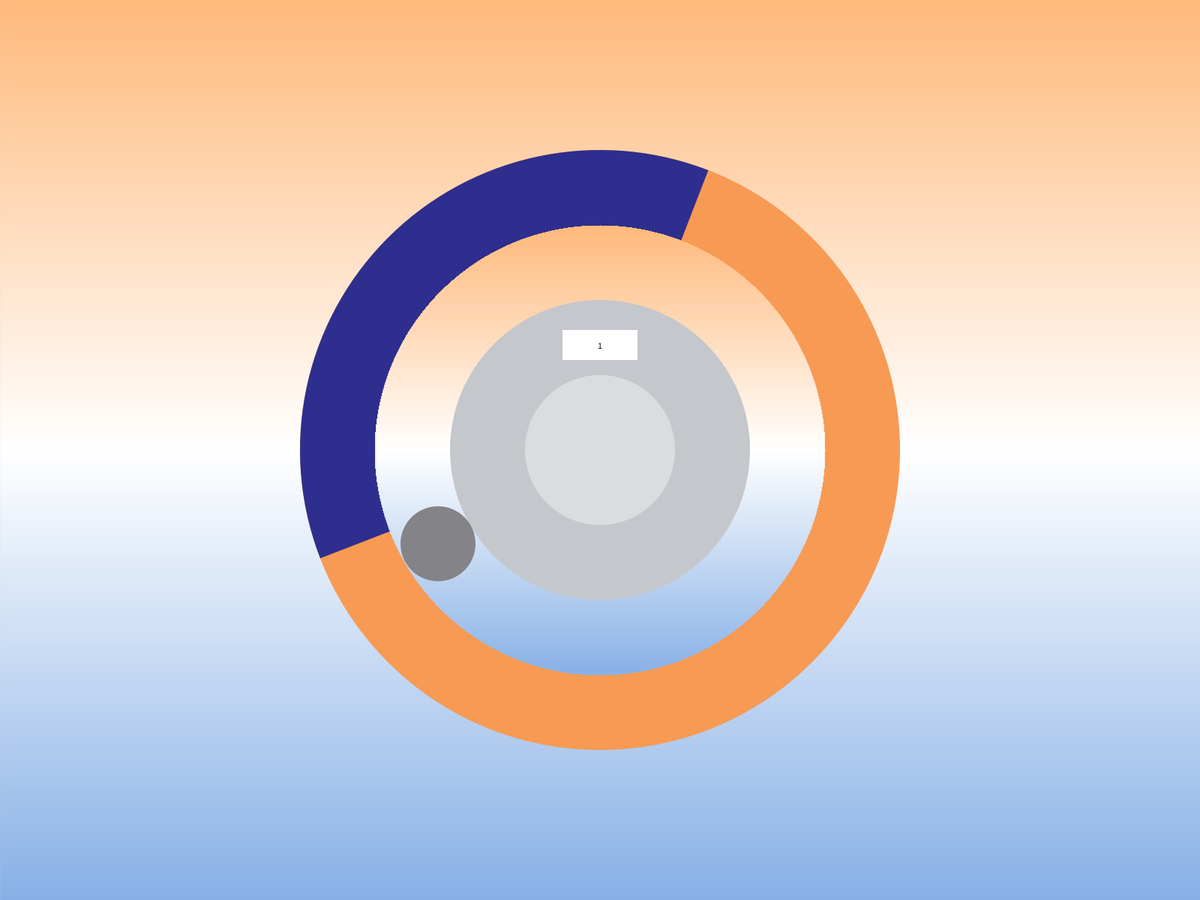
Frame 1 (no input)
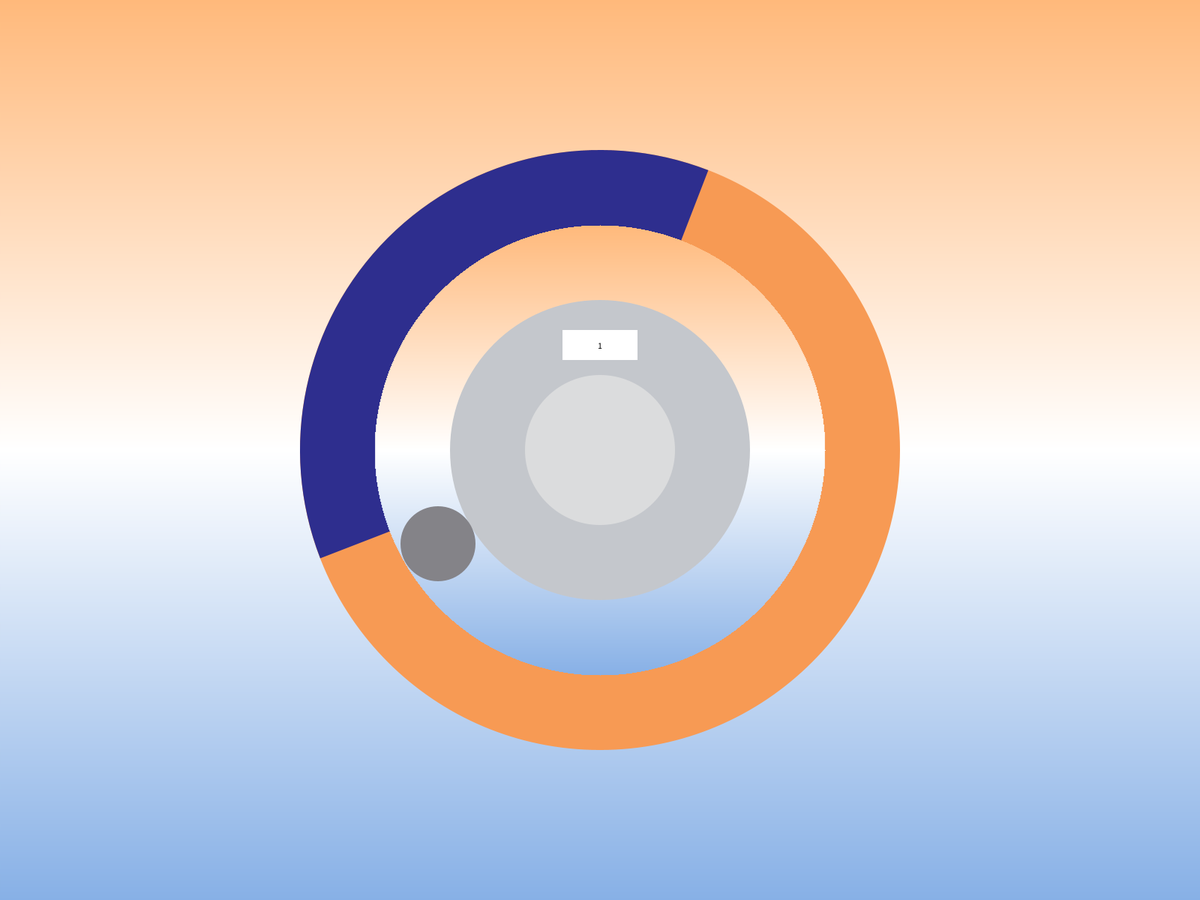
Frame 60 (the mouse pressed at the canvas centre just before this capture)
Frame 120 (the mouse held since frame 60 and released just before this capture): identical to frame 60, image omitted

The Processing sketch that drew these frames (run headless with seeded random() and noise(); from frame 60 on, the mouse is pressed at the canvas centre):

// Processing sketch: history_fullrotate
// ── history_fullrotate.pde
int centerX, centerY; // 圆心位置
int outerRadius = 400; // 外圆半径
int innerRadius = 300; // 内圆半径
int menuRadius = 200; // menu圆半径
int switchRadius = 100; // switch圆半径
int buttonRadius = 50; // 按钮半径
float angle; // 当前角度
float startAngle = 150 * (PI / 180); // 扫过区域的起始角度
float endAngle = 150 * (PI / 180); // 扫过区域的结束角度
boolean isDragging = false; // 标记是否正在拖动按钮
float sectorAngle; // 扇形的角度
int counter = 1; // 初始化计数器
float lastButtonAngle = 0; // 记录上一次按钮的角度
float totalRotation = 0; // 跟踪按钮的总旋转角度
boolean hasCompletedCircle = false; // 标记是否完成了一整圈


void setup() {
  fullScreen(); // 设置窗口大小
  centerX = width / 2;
  centerY = height / 2;
  float initialAngle = 150 * (PI / 180); // 七点钟方向的角度，转换为弧度
  angle = initialAngle; // 设置初始角度为七点钟方向
  sectorAngle = random(100 * (PI / 180), 150 * (PI / 180)); // 初始化扇形角度为100至150度
}

void draw() {
  drawGradientBackground(); // 绘制渐变背景
  drawRings();
  drawButton();
  drawWhiteRectangle(centerX, centerY-140);
  drawWhiteRectangleWithCounter(centerX, centerY-140); // 绘制带有计数器的长方形
}

// 自定义函数绘制橙色到白色再到蓝色的渐变背景
void drawGradientBackground() {
  for (int i = 0; i < height; i++) {
    float inter;
    int c;

    if (i < height / 2) {
      // 从橙色渐变到白色
      inter = map(i, 0, height / 2, 0, 1);
      c = lerpColor(color(255, 185, 123), color(255), inter);
    } else {
      // 从白色渐变到蓝色
      inter = map(i, height / 2, height, 0, 1);
      c = lerpColor(color(255), color(135, 176, 230), inter);
    }

    stroke(c);
    line(0, i, width, i);
  }
}

void drawRings() {
  fill(247,154,84); // 设置外圆颜色
  noStroke();
  ellipse(centerX, centerY, outerRadius * 2, outerRadius * 2); // 绘制外圆
  drawRandomConcentricSector();
  drawInnerCircleLinearGradient(centerX, centerY, innerRadius);
  
  fill(196,199,204); // 设置menu圆颜色
  noStroke();
  ellipse(centerX, centerY, menuRadius * 2, menuRadius * 2); // 绘制menu圆
  
  fill(219,220,221); // 设置switch圆颜色
  noStroke();
  ellipse(centerX, centerY, switchRadius * 2, switchRadius * 2); // 绘制switch圆
  
}

void drawInnerCircleLinearGradient(int cx, int cy, int radius) {
  noFill();
  for (int y = cy - radius; y <= cy + radius; y++) {
    float inter = map(y, cy - radius, cy + radius, 0, 1);
    int c;
    if (y < cy) { // 上半部分：从橙色渐变到白色
      c = lerpColor(color(255, 185, 123), color(255), map(y, cy - radius, cy, 0, 1));
    } else { // 下半部分：从白色渐变到蓝色
      c = lerpColor(color(255), color(135, 176, 230), map(y, cy, cy + radius, 0, 1));
    }
    stroke(c);

    // 计算该y坐标下，线条的起始和结束x坐标
    float dx = sqrt(sq(radius) - sq(cy - y));
    line(cx - dx, y, cx + dx, y);
  }
}

void drawConcentricSector() {
  fill(46, 46, 142); // 设置扇形的颜色（例如红色）
  noStroke(); // 设置扇形边框的颜色
  strokeWeight(2); // 设置边框粗细
  arc(centerX, centerY, outerRadius * 2, outerRadius * 2, 150 * (PI / 180), 300 * (PI / 180), PIE);
}

void drawButton() {
  // 计算按钮在内圆与menu圆之间的位置
  float midRadius = (innerRadius + menuRadius) / 2;
  int x = centerX + int(cos(angle) * midRadius);
  int y = centerY + int(sin(angle) * midRadius);
  checkCompleteCircle();
  fill(132,131,136); // 设置按钮颜色为灰色
  ellipse(x, y, buttonRadius * 2, buttonRadius * 2); // 绘制按钮
}

void checkCompleteCircle() {
  float angleDiff = angle - lastButtonAngle;
  if (angleDiff < -PI) {
    angleDiff += TWO_PI;
  } else if (angleDiff > PI) {
    angleDiff -= TWO_PI;
  }

  totalRotation += angleDiff;

  // 检查是否完成了360度旋转
  if (abs(totalRotation) >= TWO_PI) {
    if (totalRotation > 0) {
      // 顺时针旋转一圈
      counter++;
      if (counter > 7) counter = 1;
    } else {
      // 逆时针旋转一圈
      counter--;
      if (counter < 1) counter = 7;
    }
    totalRotation = 0; // 重置总旋转角度
    hasCompletedCircle = true;
  }

  lastButtonAngle = angle;
}


void drawWhiteRectangleWithCounter(int x, int y) {
  drawWhiteRectangle(x, y); // 绘制长方形
  fill(0); // 设置文字颜色为黑色
  textAlign(CENTER, CENTER);
  text(counter, x, y); // 在长方形中显示计数器
}

void drawWhiteRectangle(int x, int y) {
  noStroke(); // 无边框
  fill(255); // 白色填充
  rectMode(CENTER); // 设置绘制模式为中心点模式
  rect(x, y, 100,40); // 绘制长方形
}

void drawRandomConcentricSector() {
  float centerLine = 225 * (PI / 180); // 扇形的中心线位置
  fill(46, 46, 142); // 随机颜色
  arc(centerX, centerY, outerRadius * 2, outerRadius * 2, centerLine - sectorAngle / 2, centerLine + sectorAngle / 2, PIE);
}

void mousePressed() {
  // 计算鼠标和按钮中心的距离
  isDragging = true;
}

void mouseDragged() {
  float dx = mouseX - centerX;
  float dy = mouseY - centerY;
  float currentAngle = atan2(dy, dx);
  
  if (currentAngle < 0) {
    currentAngle += TWO_PI; // 确保角度是正值
  }

  angle = currentAngle; // 更新当前角度
}

void mouseReleased() {
  if (hasCompletedCircle) {
    sectorAngle = random(100 * (PI / 180), 150 * (PI / 180)); // 改变扇形的角度
    hasCompletedCircle = false;
  }
}
